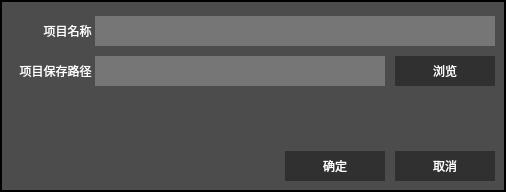
<?xml version="1.0" encoding="UTF-8"?>
<ui version="4.0">
 <class>NewProjectWgt</class>
 <widget class="QWidget" name="NewProjectWgt">
  <property name="geometry">
   <rect>
    <x>0</x>
    <y>0</y>
    <width>506</width>
    <height>192</height>
   </rect>
  </property>
  <property name="maximumSize">
   <size>
    <width>16777215</width>
    <height>16777215</height>
   </size>
  </property>
  <property name="windowTitle">
   <string>Form</string>
  </property>
  <property name="styleSheet">
   <string notr="true">background-color: rgb(0, 0, 0);
font: 12px;</string>
  </property>
  <layout class="QGridLayout" name="gridLayout_2">
   <property name="leftMargin">
    <number>2</number>
   </property>
   <property name="topMargin">
    <number>2</number>
   </property>
   <property name="rightMargin">
    <number>2</number>
   </property>
   <property name="bottomMargin">
    <number>2</number>
   </property>
   <property name="spacing">
    <number>2</number>
   </property>
   <item row="0" column="0">
    <widget class="QWidget" name="widget" native="true">
     <property name="styleSheet">
      <string notr="true">background-color: rgb(76, 76, 76);
color: rgb(255, 255, 255);</string>
     </property>
     <layout class="QVBoxLayout" name="verticalLayout">
      <property name="spacing">
       <number>0</number>
      </property>
      <property name="leftMargin">
       <number>0</number>
      </property>
      <property name="topMargin">
       <number>0</number>
      </property>
      <property name="rightMargin">
       <number>0</number>
      </property>
      <property name="bottomMargin">
       <number>0</number>
      </property>
      <item>
       <layout class="QGridLayout" name="lay_tite"/>
      </item>
      <item>
       <layout class="QGridLayout" name="gridLayout">
        <property name="leftMargin">
         <number>9</number>
        </property>
        <property name="topMargin">
         <number>9</number>
        </property>
        <property name="rightMargin">
         <number>9</number>
        </property>
        <property name="bottomMargin">
         <number>9</number>
        </property>
        <item row="0" column="0">
         <widget class="QLabel" name="label">
          <property name="minimumSize">
           <size>
            <width>0</width>
            <height>40</height>
           </size>
          </property>
          <property name="maximumSize">
           <size>
            <width>200</width>
            <height>16777215</height>
           </size>
          </property>
          <property name="text">
           <string>项目名称 </string>
          </property>
          <property name="alignment">
           <set>Qt::AlignRight|Qt::AlignTrailing|Qt::AlignVCenter</set>
          </property>
         </widget>
        </item>
        <item row="1" column="4">
         <widget class="QPushButton" name="m_pBtnBrowse">
          <property name="minimumSize">
           <size>
            <width>100</width>
            <height>30</height>
           </size>
          </property>
          <property name="maximumSize">
           <size>
            <width>100</width>
            <height>30</height>
           </size>
          </property>
          <property name="styleSheet">
           <string notr="true">color: rgb(255, 255, 255);
background-color: rgb(48, 48, 48);
 border:0px;
selection-background-color:rgb(75, 75, 75);
outline: 0px solid gray;</string>
          </property>
          <property name="text">
           <string>浏览</string>
          </property>
         </widget>
        </item>
        <item row="3" column="4">
         <widget class="QPushButton" name="m_pBtnCancel">
          <property name="minimumSize">
           <size>
            <width>100</width>
            <height>30</height>
           </size>
          </property>
          <property name="maximumSize">
           <size>
            <width>100</width>
            <height>30</height>
           </size>
          </property>
          <property name="styleSheet">
           <string notr="true">color: rgb(255, 255, 255);
background-color: rgb(48, 48, 48);
 border:0px;
selection-background-color:rgb(75, 75, 75);
outline: 0px solid gray;</string>
          </property>
          <property name="text">
           <string>取消</string>
          </property>
         </widget>
        </item>
        <item row="0" column="1" colspan="4">
         <widget class="QLineEdit" name="m_pLEdtName">
          <property name="minimumSize">
           <size>
            <width>400</width>
            <height>30</height>
           </size>
          </property>
          <property name="styleSheet">
           <string notr="true">background-color: rgb(118, 118, 118);
border:0px;</string>
          </property>
         </widget>
        </item>
        <item row="3" column="2">
         <widget class="QPushButton" name="m_pBtnOK">
          <property name="minimumSize">
           <size>
            <width>100</width>
            <height>30</height>
           </size>
          </property>
          <property name="maximumSize">
           <size>
            <width>100</width>
            <height>30</height>
           </size>
          </property>
          <property name="styleSheet">
           <string notr="true">color: rgb(255, 255, 255);
background-color: rgb(48, 48, 48);
 border:0px;
selection-background-color:rgb(75, 75, 75);
outline: 0px solid gray;</string>
          </property>
          <property name="text">
           <string>确定</string>
          </property>
         </widget>
        </item>
        <item row="2" column="0" colspan="5">
         <widget class="QLabel" name="m_pLabTips">
          <property name="minimumSize">
           <size>
            <width>0</width>
            <height>40</height>
           </size>
          </property>
          <property name="text">
           <string/>
          </property>
         </widget>
        </item>
        <item row="1" column="0">
         <widget class="QLabel" name="label_2">
          <property name="minimumSize">
           <size>
            <width>0</width>
            <height>40</height>
           </size>
          </property>
          <property name="maximumSize">
           <size>
            <width>200</width>
            <height>16777215</height>
           </size>
          </property>
          <property name="text">
           <string>项目保存路径 </string>
          </property>
          <property name="alignment">
           <set>Qt::AlignRight|Qt::AlignTrailing|Qt::AlignVCenter</set>
          </property>
         </widget>
        </item>
        <item row="1" column="1" colspan="2">
         <widget class="QLineEdit" name="m_pLEdtDirectory">
          <property name="minimumSize">
           <size>
            <width>0</width>
            <height>30</height>
           </size>
          </property>
          <property name="styleSheet">
           <string notr="true">background-color: rgb(118, 118, 118);
border:0px;</string>
          </property>
         </widget>
        </item>
        <item row="1" column="3">
         <widget class="QLabel" name="label_3">
          <property name="minimumSize">
           <size>
            <width>0</width>
            <height>30</height>
           </size>
          </property>
          <property name="maximumSize">
           <size>
            <width>10</width>
            <height>16777215</height>
           </size>
          </property>
          <property name="text">
           <string/>
          </property>
          <property name="alignment">
           <set>Qt::AlignRight|Qt::AlignTrailing|Qt::AlignVCenter</set>
          </property>
         </widget>
        </item>
       </layout>
      </item>
     </layout>
    </widget>
   </item>
  </layout>
 </widget>
 <tabstops>
  <tabstop>m_pLEdtName</tabstop>
  <tabstop>m_pLEdtDirectory</tabstop>
  <tabstop>m_pBtnBrowse</tabstop>
  <tabstop>m_pBtnOK</tabstop>
  <tabstop>m_pBtnCancel</tabstop>
 </tabstops>
 <resources/>
 <connections/>
</ui>
